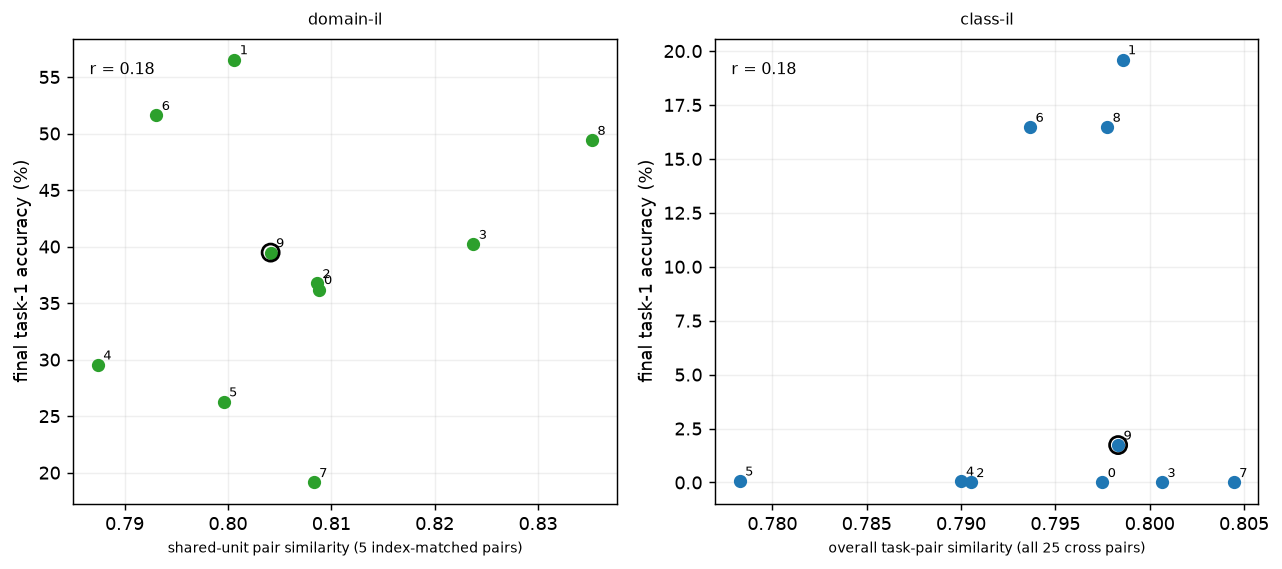

Reproduce this figure in Python.
"""Does a seed's task-pair digit similarity predict how much task-1 accuracy survives, and is
the relevant pairing Domain-IL's shared-output-unit pairs or Class-IL's overall task overlap?

Report series 2, decade 311. Identical to 301 except ONE stated deviation: reads 310's saved
runs (seeds 10-19) instead of 300's (seeds 0-9) -- pure re-analysis, no new training. Checks
whether 301's findings (Domain-IL: real, robust; Class-IL: no reliable relationship) replicate
on the independent seed block.

Domain-IL's mechanism is SPECIFIC: label_map makes digit task1[i] and digit task2[i] share one
output unit (i = 0..4), so only those 5 index-matched pairs can reinforce or overwrite each
other. Class-IL has no shared units at all -- if pairing matters there, it would have to be
through a different, more speculative route (representational overlap in the trunk), so the
similarity measure used per scenario differs on purpose:

    Domain-IL : mean similarity of the 5 SHARED-UNIT pairs  (task1[i], task2[i])
    Class-IL  : mean similarity over ALL 25 cross pairs      (task1[i], task2[j])

Similarity = cosine similarity between per-class mean images (14x14, training set) -- a cheap,
fixed property of the 10 MNIST digits, independent of scenario, rule or seed.

One figure, two panels (one per scenario): x = that scenario's similarity measure, y = final
task-1 accuracy from 310's saved arrays.
"""
import sys
from pathlib import Path

ROOT = Path(__file__).resolve().parents[1]
sys.path.insert(0, str(ROOT))

import numpy as np
import matplotlib.pyplot as plt

from src.protocol import PROTOCOL, replace, figure_path as _figure_path, array_path as _array_path
from src.data import load_mnist

SCENARIOS = ["class_il", "domain_il"]
SEEDS = 10
SEED_START = 10                       # the one stated deviation from 301
OUTLIER_SEED = 9                      # array index (not absolute seed) -- see 301
MARKER_COLOR = {"class_il": "tab:blue", "domain_il": "tab:green"}

# ---------------------------------------------------------------- 310's saved arrays (required)
_310 = {}
for s in SCENARIOS:
    p = Path(__file__).parent / f"310_forgetting_by_scenario_{s}.npz"
    if not p.exists():
        raise FileNotFoundError(f"{p} not found -- run 310_forgetting_by_scenario.py first")
    _310[s] = np.load(p, allow_pickle=True)

# ---------------------------------------------------------------- fixed digit-pair similarity matrix
train, _ = load_mnist(size=14, root=str(ROOT / "data"))
x = train.x.reshape(len(train), -1)
y = train.targets
class_means = np.stack([x[y == c].mean(dim=0).numpy() for c in range(10)])   # [10, 196]
norm = class_means / np.linalg.norm(class_means, axis=1, keepdims=True)
SIM = norm @ norm.T                                                          # [10, 10] cosine similarity

# ---------------------------------------------------------------- per-seed task split (scenario-independent)
proto = replace(PROTOCOL, hidden=32)   # only .tasks()/.n_classes used here -- hidden is irrelevant
splits = [proto.tasks(seed) for seed in range(SEED_START, SEED_START + SEEDS)]

# Shared-unit (5 index-matched pairs) similarity -- a property of the DIGIT SPLIT alone, which
# is identical across scenarios (Protocol.tasks(seed) never reads scenario), so this single array
# is the correct x-axis for EITHER scenario's y-values, not just domain_il's.
shared_sim = np.array([np.mean([SIM[t1[i], t2[i]] for i in range(5)]) for t1, t2 in splits])
domain_sim = shared_sim
classil_sim = np.array([np.mean([[SIM[a, b] for b in t2] for a in t1])
                        for t1, t2 in splits])

domain_finals = _310["domain_il"]["finals"]
classil_finals = _310["class_il"]["finals"]
domain_crossovers = _310["domain_il"]["crossovers"]
classil_crossovers = _310["class_il"]["crossovers"]

# ---------------------------------------------------------------- figure: similarity vs final task-1 accuracy
fig, axes = plt.subplots(1, 2, figsize=(10, 4.5))

for ax, scen, sim, finals, xlabel in [
    (axes[0], "domain_il", domain_sim, domain_finals, "shared-unit pair similarity (5 index-matched pairs)"),
    (axes[1], "class_il", classil_sim, classil_finals, "overall task-pair similarity (all 25 cross pairs)"),
]:
    ax.scatter(sim, finals, color=MARKER_COLOR[scen], s=40, zorder=3)
    ax.scatter(sim[OUTLIER_SEED], finals[OUTLIER_SEED], facecolors="none",
              edgecolors="black", s=90, linewidths=1.5, zorder=4)
    for i in range(SEEDS):
        ax.annotate(str(i), (sim[i], finals[i]), fontsize=7, xytext=(3, 3),
                   textcoords="offset points")
    r = np.corrcoef(sim, finals)[0, 1]
    ax.text(0.03, 0.95, f"r = {r:.2f}", transform=ax.transAxes, fontsize=9, va="top")
    ax.set_xlabel(xlabel, fontsize=8)
    ax.set_ylabel("final task-1 accuracy (%)")
    ax.text(0.5, 1.03, scen.replace("_", "-"), fontsize=9, ha="center", transform=ax.transAxes)
    ax.grid(alpha=0.2)

fig.tight_layout()
out = _figure_path(__file__)
fig.savefig(out, dpi=130, bbox_inches="tight")
print(f"saved {out}")

np.savez(_array_path(__file__), sim_matrix=SIM, domain_sim=domain_sim, classil_sim=classil_sim,
        domain_finals=domain_finals, classil_finals=classil_finals)
print(f"saved {_array_path(__file__)}")


# ---------------------------------------------------------------- combined-axes comparison + crossover + reliability
# Both scenarios plotted on the SAME shared_sim x-axis, so the shape of the trend (not just its
# r) is directly comparable. Each panel also reports r with seed 9 excluded: a correlation driven
# by one leverage point (one seed far out on both axes, the rest clustered) should collapse
# toward 0 once that point is dropped; a real distributed trend should survive losing one seed.
def r_with_without(sim, val, exclude=OUTLIER_SEED):
    r_all = np.corrcoef(sim, val)[0, 1]
    mask = np.arange(len(sim)) != exclude
    r_excl = np.corrcoef(sim[mask], val[mask])[0, 1]
    return r_all, r_excl


fig2, axes2 = plt.subplots(1, 2, figsize=(10, 4.5))
for ax, val_domain, val_classil, ylabel in [
    (axes2[0], domain_finals, classil_finals, "final task-1 accuracy (%)"),
    (axes2[1], domain_crossovers, classil_crossovers, "crossover accuracy (%)"),
]:
    ax.scatter(shared_sim, val_domain, color=MARKER_COLOR["domain_il"], s=40,
              label="domain-il", zorder=3)
    ax.scatter(shared_sim, val_classil, color=MARKER_COLOR["class_il"], s=40,
              label="class-il", zorder=3)
    ax.scatter(shared_sim[OUTLIER_SEED], val_domain[OUTLIER_SEED], facecolors="none",
              edgecolors="black", s=90, linewidths=1.5, zorder=4)
    ax.scatter(shared_sim[OUTLIER_SEED], val_classil[OUTLIER_SEED], facecolors="none",
              edgecolors="black", s=90, linewidths=1.5, zorder=4)
    r_d_all, r_d_excl = r_with_without(shared_sim, val_domain)
    r_c_all, r_c_excl = r_with_without(shared_sim, val_classil)
    print(f"{ylabel}: domain-il r={r_d_all:.2f} (excl. seed9: {r_d_excl:.2f})   "
         f"class-il r={r_c_all:.2f} (excl. seed9: {r_c_excl:.2f})")
    ax.text(0.03, 0.95, f"domain-il r = {r_d_all:.2f}  (excl. seed9: {r_d_excl:.2f})",
           transform=ax.transAxes, fontsize=8, va="top", color=MARKER_COLOR["domain_il"])
    ax.text(0.03, 0.88, f"class-il  r = {r_c_all:.2f}  (excl. seed9: {r_c_excl:.2f})",
           transform=ax.transAxes, fontsize=8, va="top", color=MARKER_COLOR["class_il"])
    ax.set_xlabel("shared-unit-style pair similarity (5 index-matched pairs)", fontsize=8)
    ax.set_ylabel(ylabel)
    ax.grid(alpha=0.2)
axes2[0].legend(fontsize=8, loc="lower right")
fig2.tight_layout()
out2 = _figure_path(__file__, "combined")
fig2.savefig(out2, dpi=130, bbox_inches="tight")
print(f"saved {out2}")
